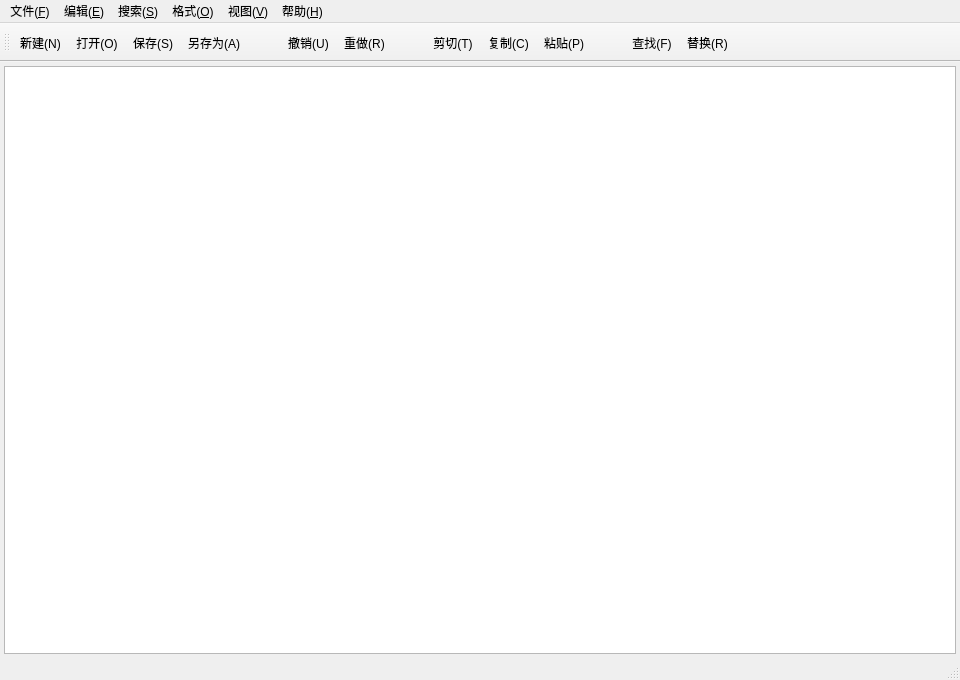
<?xml version="1.0" encoding="UTF-8"?>
<ui version="4.0">
 <class>MainWindow</class>
 <widget class="QMainWindow" name="MainWindow">
  <property name="geometry">
   <rect>
    <x>0</x>
    <y>0</y>
    <width>960</width>
    <height>680</height>
   </rect>
  </property>
  <property name="windowTitle">
   <string>MainWindow</string>
  </property>
  <widget class="QWidget" name="centralWidget">
   <layout class="QHBoxLayout" name="horizontalLayout">
    <property name="spacing">
     <number>0</number>
    </property>
    <property name="leftMargin">
     <number>4</number>
    </property>
    <property name="topMargin">
     <number>4</number>
    </property>
    <property name="rightMargin">
     <number>4</number>
    </property>
    <property name="bottomMargin">
     <number>4</number>
    </property>
    <item>
     <widget class="QPlainTextEdit" name="plainTextEdit"/>
    </item>
   </layout>
  </widget>
  <widget class="QMenuBar" name="menuBar">
   <property name="geometry">
    <rect>
     <x>0</x>
     <y>0</y>
     <width>960</width>
     <height>25</height>
    </rect>
   </property>
   <widget class="QMenu" name="menuFile">
    <property name="title">
     <string>文件(&amp;F)</string>
    </property>
    <addaction name="actionNew"/>
    <addaction name="actionOpen"/>
    <addaction name="actionSave"/>
    <addaction name="actionSaveAs"/>
    <addaction name="separator"/>
    <addaction name="actionExit"/>
   </widget>
   <widget class="QMenu" name="menuEdit">
    <property name="title">
     <string>编辑(&amp;E)</string>
    </property>
    <addaction name="actionUndo"/>
    <addaction name="actionRedo"/>
    <addaction name="separator1"/>
    <addaction name="actionCut"/>
    <addaction name="actionCopy"/>
    <addaction name="actionPaste"/>
    <addaction name="separator2"/>
    <addaction name="actionSelectAll"/>
   </widget>
   <widget class="QMenu" name="menuSearch">
    <property name="title">
     <string>搜索(&amp;S)</string>
    </property>
    <addaction name="actionFind"/>
    <addaction name="actionReplace"/>
   </widget>
   <widget class="QMenu" name="menuFormat">
    <property name="title">
     <string>格式(&amp;O)</string>
    </property>
    <addaction name="actionFont"/>
    <addaction name="actionFontSize"/>
    <addaction name="actionFontColor"/>
    <addaction name="actionBgColor"/>
    <addaction name="separator3"/>
    <addaction name="actionWordWrap"/>
    <addaction name="actionLineNumber"/>
    <addaction name="actionAutoSave"/>
   </widget>
   <widget class="QMenu" name="menuView">
    <property name="title">
     <string>视图(&amp;V)</string>
    </property>
    <addaction name="actionToolBar"/>
    <addaction name="actionStatusBar"/>
   </widget>
   <widget class="QMenu" name="menuHelp">
    <property name="title">
     <string>帮助(&amp;H)</string>
    </property>
    <addaction name="actionAbout"/>
   </widget>
   <addaction name="menuFile"/>
   <addaction name="menuEdit"/>
   <addaction name="menuSearch"/>
   <addaction name="menuFormat"/>
   <addaction name="menuView"/>
   <addaction name="menuHelp"/>
  </widget>
  <widget class="QToolBar" name="mainToolBar">
   <property name="toolButtonStyle">
    <enum>Qt::ToolButtonTextBesideIcon</enum>
   </property>
   <attribute name="toolBarArea">
    <enum>TopToolBarArea</enum>
   </attribute>
   <attribute name="toolBarBreak">
    <bool>false</bool>
   </attribute>
   <addaction name="actionNew"/>
   <addaction name="actionOpen"/>
   <addaction name="actionSave"/>
   <addaction name="actionSaveAs"/>
   <addaction name="separator4"/>
   <addaction name="actionUndo"/>
   <addaction name="actionRedo"/>
   <addaction name="separator5"/>
   <addaction name="actionCut"/>
   <addaction name="actionCopy"/>
   <addaction name="actionPaste"/>
   <addaction name="separator6"/>
   <addaction name="actionFind"/>
   <addaction name="actionReplace"/>
  </widget>
  <widget class="QStatusBar" name="statusBar"/>
  <action name="actionNew">
   <property name="text">
    <string>新建(&amp;N)</string>
   </property>
   <property name="shortcut">
    <string>Ctrl+N</string>
   </property>
  </action>
  <action name="actionOpen">
   <property name="text">
    <string>打开(&amp;O)...</string>
   </property>
   <property name="shortcut">
    <string>Ctrl+O</string>
   </property>
  </action>
  <action name="actionSave">
   <property name="text">
    <string>保存(&amp;S)</string>
   </property>
   <property name="shortcut">
    <string>Ctrl+S</string>
   </property>
  </action>
  <action name="actionSaveAs">
   <property name="text">
    <string>另存为(&amp;A)...</string>
   </property>
   <property name="shortcut">
    <string>Ctrl+Shift+S</string>
   </property>
  </action>
  <action name="actionExit">
   <property name="text">
    <string>退出(&amp;X)</string>
   </property>
   <property name="shortcut">
    <string>Ctrl+Q</string>
   </property>
  </action>
  <action name="actionUndo">
   <property name="text">
    <string>撤销(&amp;U)</string>
   </property>
   <property name="shortcut">
    <string>Ctrl+Z</string>
   </property>
  </action>
  <action name="actionRedo">
   <property name="text">
    <string>重做(&amp;R)</string>
   </property>
   <property name="shortcut">
    <string>Ctrl+Y</string>
   </property>
  </action>
  <action name="actionCut">
   <property name="text">
    <string>剪切(&amp;T)</string>
   </property>
   <property name="shortcut">
    <string>Ctrl+X</string>
   </property>
  </action>
  <action name="actionCopy">
   <property name="text">
    <string>复制(&amp;C)</string>
   </property>
   <property name="shortcut">
    <string>Ctrl+C</string>
   </property>
  </action>
  <action name="actionPaste">
   <property name="text">
    <string>粘贴(&amp;P)</string>
   </property>
   <property name="shortcut">
    <string>Ctrl+V</string>
   </property>
  </action>
  <action name="actionSelectAll">
   <property name="text">
    <string>全选(&amp;A)</string>
   </property>
   <property name="shortcut">
    <string>Ctrl+A</string>
   </property>
  </action>
  <action name="actionFind">
   <property name="text">
    <string>查找(&amp;F)...</string>
   </property>
   <property name="shortcut">
    <string>Ctrl+F</string>
   </property>
  </action>
  <action name="actionReplace">
   <property name="text">
    <string>替换(&amp;R)...</string>
   </property>
   <property name="shortcut">
    <string>Ctrl+H</string>
   </property>
  </action>
  <action name="actionFont">
   <property name="text">
    <string>字体(&amp;F)...</string>
   </property>
  </action>
  <action name="actionFontSize">
   <property name="text">
    <string>字号(&amp;S)...</string>
   </property>
  </action>
  <action name="actionFontColor">
   <property name="text">
    <string>字体颜色(&amp;C)...</string>
   </property>
  </action>
  <action name="actionBgColor">
   <property name="text">
    <string>背景颜色(&amp;B)...</string>
   </property>
  </action>
  <action name="actionWordWrap">
   <property name="checkable">
    <bool>true</bool>
   </property>
   <property name="checked">
    <bool>true</bool>
   </property>
   <property name="text">
    <string>自动换行</string>
   </property>
  </action>
  <action name="actionLineNumber">
   <property name="checkable">
    <bool>true</bool>
   </property>
   <property name="checked">
    <bool>true</bool>
   </property>
   <property name="text">
    <string>显示行号</string>
   </property>
  </action>
  <action name="actionAutoSave">
   <property name="checkable">
    <bool>true</bool>
   </property>
   <property name="text">
    <string>定时自动保存（60 秒）</string>
   </property>
  </action>
  <action name="actionToolBar">
   <property name="checkable">
    <bool>true</bool>
   </property>
   <property name="checked">
    <bool>true</bool>
   </property>
   <property name="text">
    <string>工具栏</string>
   </property>
  </action>
  <action name="actionStatusBar">
   <property name="checkable">
    <bool>true</bool>
   </property>
   <property name="checked">
    <bool>true</bool>
   </property>
   <property name="text">
    <string>状态栏</string>
   </property>
  </action>
  <action name="actionAbout">
   <property name="text">
    <string>关于(&amp;A)</string>
   </property>
  </action>
  <action name="separator">
   <property name="separator" stdset="0">
    <bool>true</bool>
   </property>
  </action>
  <action name="separator1">
   <property name="separator" stdset="0">
    <bool>true</bool>
   </property>
  </action>
  <action name="separator2">
   <property name="separator" stdset="0">
    <bool>true</bool>
   </property>
  </action>
  <action name="separator3">
   <property name="separator" stdset="0">
    <bool>true</bool>
   </property>
  </action>
  <action name="separator4">
   <property name="separator" stdset="0">
    <bool>true</bool>
   </property>
  </action>
  <action name="separator5">
   <property name="separator" stdset="0">
    <bool>true</bool>
   </property>
  </action>
  <action name="separator6">
   <property name="separator" stdset="0">
    <bool>true</bool>
   </property>
  </action>
 </widget>
 <resources/>
 <connections/>
</ui>
